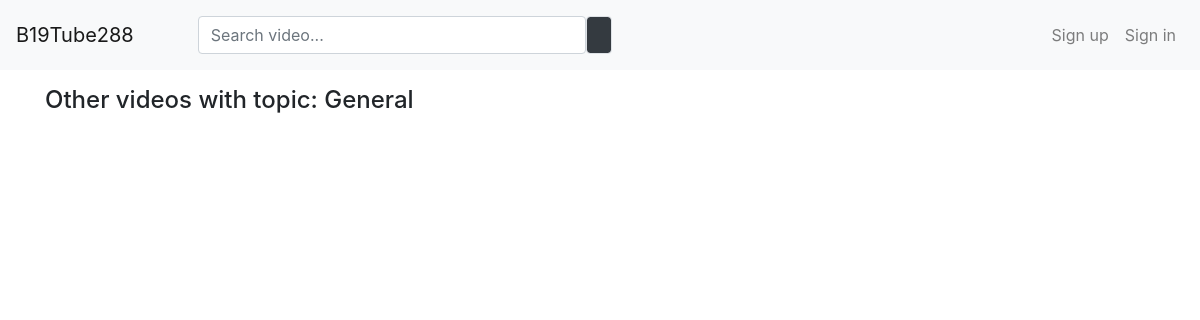
Before: /videos/topic/2 with the older database file.
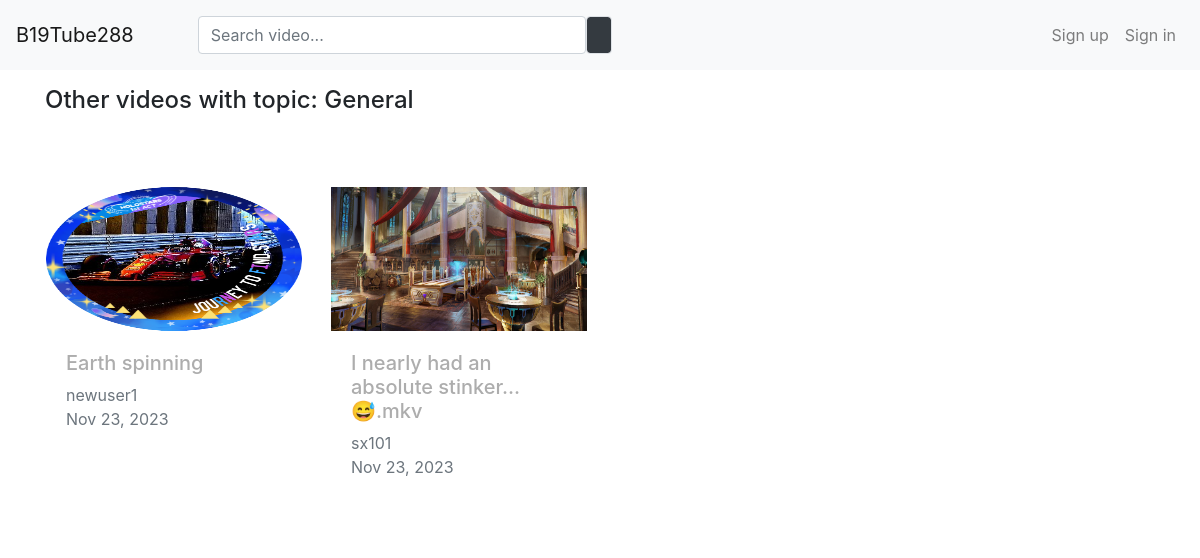
After: the same page with the newer database file.
### videos/models.py (models this page shows)
class Video(models.Model):
    uploader = models.ForeignKey(User, on_delete=models.CASCADE)
    title = models.CharField(max_length=100)
    description = models.TextField()
    video_file = models.FileField(upload_to='uploads/video_files',
                                  validators=[FileExtensionValidator(allowed_extensions=['mp4', 'mkv'])])
    thumbnail = models.FileField(upload_to='uploads/thumbnails',
                                 validators=[FileExtensionValidator(allowed_extensions=['png', 'jpeg', 'jpg'])])
    date_posted = models.DateTimeField(default=timezone.now)
    topic = models.ForeignKey('Topic', null=True, on_delete=models.SET_NULL)

### videos/views.py (the view)
# urls.py: path('topic/<int:pk>', TopicVideo.as_view(), name='topic_list'),
class TopicVideo(View):
    def get(self, request, pk, *args, **kwargs):
        topic = Topic.objects.get(pk=pk)
        videos = Video.objects.filter(topic=pk).order_by('-date_posted')
        context = {
            'topic': topic,
            'videos': videos
        }
        return render(request, 'videos/similar_videos.html', context)

### videos/templates/videos/similar_videos.html
{% extends 'videos/base.html' %}
{% block content %}
    <div class="container">
        <h4 class="mt-3">Other videos with topic: {{ topic.name }}</h4>
        <div class="row justify-content-left">
            {% for video in videos %}
            <div class="card col-md-3 col-sm-12 col-xs-12 mt-5 p-3 border-0">
                <a href="{% url 'video_detail' video.pk %}">
                    <img src="/media/{{ video.thumbnail }}" width="256" height="144">
                </a>
                <div class="card-body">
                    <a class="link-text" href="{% url 'video_detail' video.pk %}">
                        <h5 class="text-left"> {{ video.title }}</h5>
                    </a>
                    <p class="text-muted text-left m-0">{{ video.uploader }}</p>
                    <p class="text-muted text-left">{{ video.date_posted | date:"M d, Y" }}</p>
                </div>
            </div>
            {% endfor %}
        </div>
    </div>
{% endblock content %}

Changed rows visible on the page:
added Video: thumbnail (picture), title "Earth spinning", uploader "newuser1", date_posted "Nov 23, 2023"
added Video: thumbnail (picture), title "I nearly had an absolute stinker... 😅.mkv", uploader "sx101", date_posted "Nov 23, 2023"
